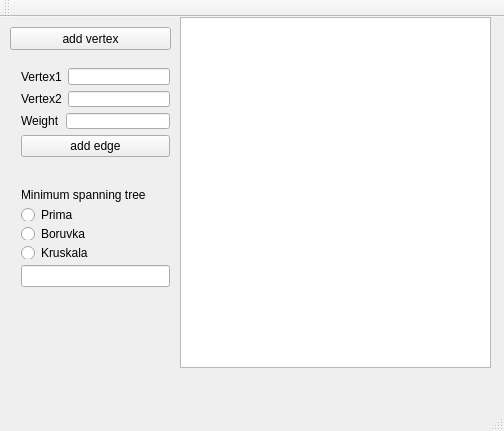
<?xml version="1.0" encoding="UTF-8"?>
<ui version="4.0">
 <class>MainWindow</class>
 <widget class="QMainWindow" name="MainWindow">
  <property name="geometry">
   <rect>
    <x>0</x>
    <y>0</y>
    <width>504</width>
    <height>431</height>
   </rect>
  </property>
  <property name="windowTitle">
   <string>MainWindow</string>
  </property>
  <widget class="QWidget" name="centralWidget">
   <widget class="QGraphicsView" name="graphicsView">
    <property name="geometry">
     <rect>
      <x>180</x>
      <y>0</y>
      <width>311</width>
      <height>351</height>
     </rect>
    </property>
   </widget>
   <widget class="QPushButton" name="pushButton">
    <property name="geometry">
     <rect>
      <x>10</x>
      <y>10</y>
      <width>161</width>
      <height>23</height>
     </rect>
    </property>
    <property name="text">
     <string>add vertex</string>
    </property>
   </widget>
   <widget class="QWidget" name="">
    <property name="geometry">
     <rect>
      <x>10</x>
      <y>40</y>
      <width>171</width>
      <height>111</height>
     </rect>
    </property>
    <layout class="QVBoxLayout" name="verticalLayout_2">
     <item>
      <layout class="QVBoxLayout" name="verticalLayout">
       <item>
        <layout class="QHBoxLayout" name="horizontalLayout">
         <item>
          <widget class="QLabel" name="label">
           <property name="text">
            <string>Vertex1</string>
           </property>
          </widget>
         </item>
         <item>
          <widget class="QLineEdit" name="vertex1"/>
         </item>
        </layout>
       </item>
       <item>
        <layout class="QHBoxLayout" name="horizontalLayout_2">
         <item>
          <widget class="QLabel" name="label_2">
           <property name="text">
            <string>Vertex2</string>
           </property>
          </widget>
         </item>
         <item>
          <widget class="QLineEdit" name="vertex2"/>
         </item>
        </layout>
       </item>
       <item>
        <layout class="QHBoxLayout" name="horizontalLayout_3">
         <item>
          <widget class="QLabel" name="label_3">
           <property name="text">
            <string>Weight</string>
           </property>
          </widget>
         </item>
         <item>
          <widget class="QLineEdit" name="weight"/>
         </item>
        </layout>
       </item>
      </layout>
     </item>
     <item>
      <widget class="QPushButton" name="pushButton_2">
       <property name="text">
        <string>add edge</string>
       </property>
      </widget>
     </item>
    </layout>
   </widget>
   <widget class="QWidget" name="">
    <property name="geometry">
     <rect>
      <x>10</x>
      <y>160</y>
      <width>171</width>
      <height>121</height>
     </rect>
    </property>
    <layout class="QVBoxLayout" name="verticalLayout_3">
     <item>
      <widget class="QLabel" name="label_4">
       <property name="text">
        <string>Minimum spanning tree </string>
       </property>
      </widget>
     </item>
     <item>
      <layout class="QVBoxLayout" name="verticalLayout_4">
       <item>
        <widget class="QRadioButton" name="Prima_2">
         <property name="text">
          <string>Prima</string>
         </property>
        </widget>
       </item>
       <item>
        <widget class="QRadioButton" name="Boruvka_2">
         <property name="text">
          <string>Boruvka</string>
         </property>
        </widget>
       </item>
       <item>
        <widget class="QRadioButton" name="Kruskala">
         <property name="text">
          <string>Kruskala</string>
         </property>
        </widget>
       </item>
      </layout>
     </item>
     <item>
      <widget class="QLineEdit" name="matrix"/>
     </item>
    </layout>
   </widget>
  </widget>
  <widget class="QMenuBar" name="menuBar">
   <property name="geometry">
    <rect>
     <x>0</x>
     <y>0</y>
     <width>504</width>
     <height>21</height>
    </rect>
   </property>
  </widget>
  <widget class="QToolBar" name="mainToolBar">
   <attribute name="toolBarArea">
    <enum>TopToolBarArea</enum>
   </attribute>
   <attribute name="toolBarBreak">
    <bool>false</bool>
   </attribute>
  </widget>
  <widget class="QStatusBar" name="statusBar"/>
 </widget>
 <layoutdefault spacing="6" margin="11"/>
 <resources/>
 <connections/>
</ui>
